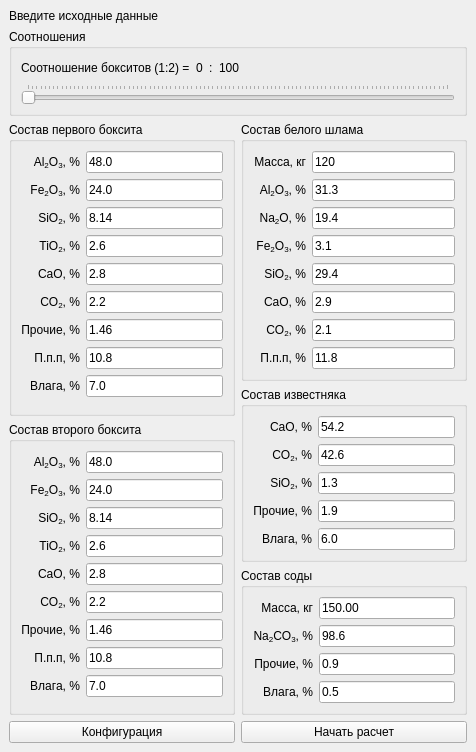
<?xml version="1.0" encoding="UTF-8"?>
<ui version="4.0">
 <class>Bauxtifier</class>
 <widget class="QMainWindow" name="Bauxtifier">
  <property name="windowModality">
   <enum>Qt::ApplicationModal</enum>
  </property>
  <property name="enabled">
   <bool>true</bool>
  </property>
  <property name="geometry">
   <rect>
    <x>0</x>
    <y>0</y>
    <width>476</width>
    <height>748</height>
   </rect>
  </property>
  <property name="sizePolicy">
   <sizepolicy hsizetype="Fixed" vsizetype="Fixed">
    <horstretch>0</horstretch>
    <verstretch>0</verstretch>
   </sizepolicy>
  </property>
  <property name="contextMenuPolicy">
   <enum>Qt::NoContextMenu</enum>
  </property>
  <property name="acceptDrops">
   <bool>false</bool>
  </property>
  <property name="windowTitle">
   <string>Bauxtifier</string>
  </property>
  <property name="animated">
   <bool>true</bool>
  </property>
  <property name="tabShape">
   <enum>QTabWidget::Triangular</enum>
  </property>
  <property name="dockNestingEnabled">
   <bool>false</bool>
  </property>
  <property name="unifiedTitleAndToolBarOnMac">
   <bool>false</bool>
  </property>
  <widget class="QWidget" name="centralwidget">
   <layout class="QVBoxLayout" name="verticalLayout">
    <item>
     <widget class="QLabel" name="label_3">
      <property name="text">
       <string>Введите исходные данные</string>
      </property>
     </widget>
    </item>
    <item>
     <widget class="QGroupBox" name="groupBox">
      <property name="title">
       <string>Соотношения</string>
      </property>
      <layout class="QVBoxLayout" name="verticalLayout_4">
       <item>
        <layout class="QHBoxLayout" name="horizontalLayout_3">
         <item>
          <widget class="QLabel" name="label_2">
           <property name="text">
            <string>Соотношение бокситов (1:2) =</string>
           </property>
           <property name="wordWrap">
            <bool>false</bool>
           </property>
          </widget>
         </item>
         <item>
          <widget class="QLabel" name="label">
           <property name="text">
            <string>0</string>
           </property>
          </widget>
         </item>
         <item>
          <widget class="QLabel" name="label_5">
           <property name="text">
            <string>:</string>
           </property>
          </widget>
         </item>
         <item>
          <widget class="QLabel" name="label_4">
           <property name="text">
            <string>100</string>
           </property>
          </widget>
         </item>
         <item>
          <spacer name="horizontalSpacer">
           <property name="orientation">
            <enum>Qt::Horizontal</enum>
           </property>
           <property name="sizeHint" stdset="0">
            <size>
             <width>40</width>
             <height>20</height>
            </size>
           </property>
          </spacer>
         </item>
        </layout>
       </item>
       <item>
        <widget class="QSlider" name="horizontalSlider">
         <property name="maximum">
          <number>100</number>
         </property>
         <property name="orientation">
          <enum>Qt::Horizontal</enum>
         </property>
         <property name="invertedAppearance">
          <bool>false</bool>
         </property>
         <property name="invertedControls">
          <bool>false</bool>
         </property>
         <property name="tickPosition">
          <enum>QSlider::TicksAbove</enum>
         </property>
        </widget>
       </item>
      </layout>
     </widget>
    </item>
    <item>
     <layout class="QHBoxLayout" name="horizontalLayout">
      <item>
       <layout class="QVBoxLayout" name="verticalLayout_3">
        <item>
         <widget class="QGroupBox" name="groupBox_9">
          <property name="title">
           <string>Состав первого боксита</string>
          </property>
          <layout class="QGridLayout" name="gridLayout_7">
           <item row="7" column="1">
            <widget class="QLineEdit" name="other_elements_in_bauxite1">
             <property name="text">
              <string>1.46</string>
             </property>
            </widget>
           </item>
           <item row="2" column="1">
            <widget class="QLineEdit" name="fe2o3_in_bauxite1">
             <property name="text">
              <string>24.0</string>
             </property>
            </widget>
           </item>
           <item row="4" column="1">
            <widget class="QLineEdit" name="tio2_in_bauxite1">
             <property name="text">
              <string>2.6</string>
             </property>
            </widget>
           </item>
           <item row="9" column="1">
            <widget class="QLineEdit" name="moisture_in_bauxite1">
             <property name="text">
              <string>7.0</string>
             </property>
            </widget>
           </item>
           <item row="5" column="2">
            <spacer name="horizontalSpacer_6">
             <property name="orientation">
              <enum>Qt::Horizontal</enum>
             </property>
             <property name="sizeType">
              <enum>QSizePolicy::Preferred</enum>
             </property>
             <property name="sizeHint" stdset="0">
              <size>
               <width>0</width>
               <height>20</height>
              </size>
             </property>
            </spacer>
           </item>
           <item row="1" column="0">
            <widget class="QLabel" name="label_46">
             <property name="text">
              <string>&lt;html&gt;&lt;head/&gt;&lt;body&gt;&lt;p&gt;Al&lt;span style=&quot; vertical-align:sub;&quot;&gt;2&lt;/span&gt;O&lt;span style=&quot; vertical-align:sub;&quot;&gt;3&lt;/span&gt;, %&lt;/p&gt;&lt;/body&gt;&lt;/html&gt;</string>
             </property>
             <property name="alignment">
              <set>Qt::AlignRight|Qt::AlignTrailing|Qt::AlignVCenter</set>
             </property>
            </widget>
           </item>
           <item row="6" column="1">
            <widget class="QLineEdit" name="co2_in_bauxite1">
             <property name="text">
              <string>2.2</string>
             </property>
            </widget>
           </item>
           <item row="4" column="0">
            <widget class="QLabel" name="label_48">
             <property name="text">
              <string>&lt;html&gt;&lt;head/&gt;&lt;body&gt;&lt;p&gt;TiO&lt;span style=&quot; vertical-align:sub;&quot;&gt;2&lt;/span&gt;, %&lt;/p&gt;&lt;/body&gt;&lt;/html&gt;</string>
             </property>
             <property name="alignment">
              <set>Qt::AlignRight|Qt::AlignTrailing|Qt::AlignVCenter</set>
             </property>
            </widget>
           </item>
           <item row="2" column="0">
            <widget class="QLabel" name="label_47">
             <property name="text">
              <string>&lt;html&gt;&lt;head/&gt;&lt;body&gt;&lt;p&gt;Fe&lt;span style=&quot; vertical-align:sub;&quot;&gt;2&lt;/span&gt;O&lt;span style=&quot; vertical-align:sub;&quot;&gt;3&lt;/span&gt;, %&lt;/p&gt;&lt;/body&gt;&lt;/html&gt;</string>
             </property>
             <property name="alignment">
              <set>Qt::AlignRight|Qt::AlignTrailing|Qt::AlignVCenter</set>
             </property>
            </widget>
           </item>
           <item row="5" column="0">
            <widget class="QLabel" name="label_49">
             <property name="text">
              <string>&lt;html&gt;&lt;head/&gt;&lt;body&gt;&lt;p&gt;CaO, %&lt;/p&gt;&lt;/body&gt;&lt;/html&gt;</string>
             </property>
             <property name="alignment">
              <set>Qt::AlignRight|Qt::AlignTrailing|Qt::AlignVCenter</set>
             </property>
            </widget>
           </item>
           <item row="10" column="1">
            <spacer name="verticalSpacer_6">
             <property name="orientation">
              <enum>Qt::Vertical</enum>
             </property>
             <property name="sizeHint" stdset="0">
              <size>
               <width>20</width>
               <height>0</height>
              </size>
             </property>
            </spacer>
           </item>
           <item row="1" column="1">
            <widget class="QLineEdit" name="al2o3_in_bauxite1">
             <property name="text">
              <string>48.0</string>
             </property>
            </widget>
           </item>
           <item row="6" column="0">
            <widget class="QLabel" name="label_50">
             <property name="text">
              <string>&lt;html&gt;&lt;head/&gt;&lt;body&gt;&lt;p&gt;CO&lt;span style=&quot; vertical-align:sub;&quot;&gt;2&lt;/span&gt;, %&lt;/p&gt;&lt;/body&gt;&lt;/html&gt;</string>
             </property>
             <property name="alignment">
              <set>Qt::AlignRight|Qt::AlignTrailing|Qt::AlignVCenter</set>
             </property>
            </widget>
           </item>
           <item row="8" column="0">
            <widget class="QLabel" name="label_52">
             <property name="text">
              <string>П.п.п, %</string>
             </property>
             <property name="alignment">
              <set>Qt::AlignRight|Qt::AlignTrailing|Qt::AlignVCenter</set>
             </property>
            </widget>
           </item>
           <item row="7" column="0">
            <widget class="QLabel" name="label_51">
             <property name="text">
              <string>Прочие, %</string>
             </property>
             <property name="alignment">
              <set>Qt::AlignRight|Qt::AlignTrailing|Qt::AlignVCenter</set>
             </property>
            </widget>
           </item>
           <item row="3" column="1">
            <widget class="QLineEdit" name="sio2_in_bauxite1">
             <property name="text">
              <string>8.14</string>
             </property>
            </widget>
           </item>
           <item row="9" column="0">
            <widget class="QLabel" name="label_53">
             <property name="text">
              <string>Влага, %</string>
             </property>
             <property name="alignment">
              <set>Qt::AlignRight|Qt::AlignTrailing|Qt::AlignVCenter</set>
             </property>
            </widget>
           </item>
           <item row="5" column="1">
            <widget class="QLineEdit" name="cao_in_bauxite1">
             <property name="text">
              <string>2.8</string>
             </property>
            </widget>
           </item>
           <item row="3" column="0">
            <widget class="QLabel" name="label_37">
             <property name="text">
              <string>&lt;html&gt;&lt;head/&gt;&lt;body&gt;&lt;p&gt;SiO&lt;span style=&quot; vertical-align:sub;&quot;&gt;2&lt;/span&gt;, %&lt;/p&gt;&lt;/body&gt;&lt;/html&gt;</string>
             </property>
             <property name="alignment">
              <set>Qt::AlignRight|Qt::AlignTrailing|Qt::AlignVCenter</set>
             </property>
            </widget>
           </item>
           <item row="8" column="1">
            <widget class="QLineEdit" name="trace_elements_in_bauxite1">
             <property name="text">
              <string>10.8</string>
             </property>
            </widget>
           </item>
          </layout>
         </widget>
        </item>
        <item>
         <widget class="QGroupBox" name="groupBox_15">
          <property name="title">
           <string>Состав второго боксита</string>
          </property>
          <layout class="QGridLayout" name="gridLayout_14">
           <item row="9" column="1">
            <spacer name="verticalSpacer_13">
             <property name="orientation">
              <enum>Qt::Vertical</enum>
             </property>
             <property name="sizeHint" stdset="0">
              <size>
               <width>20</width>
               <height>0</height>
              </size>
             </property>
            </spacer>
           </item>
           <item row="2" column="1">
            <widget class="QLineEdit" name="sio2_in_bauxite2_2">
             <property name="text">
              <string>8.14</string>
             </property>
            </widget>
           </item>
           <item row="4" column="1">
            <widget class="QLineEdit" name="cao_in_bauxite2_2">
             <property name="text">
              <string>2.8</string>
             </property>
            </widget>
           </item>
           <item row="1" column="1">
            <widget class="QLineEdit" name="fe2o3_in_bauxite2_2">
             <property name="text">
              <string>24.0</string>
             </property>
            </widget>
           </item>
           <item row="0" column="0">
            <widget class="QLabel" name="label_75">
             <property name="text">
              <string>&lt;html&gt;&lt;head/&gt;&lt;body&gt;&lt;p&gt;Al&lt;span style=&quot; vertical-align:sub;&quot;&gt;2&lt;/span&gt;O&lt;span style=&quot; vertical-align:sub;&quot;&gt;3&lt;/span&gt;, %&lt;/p&gt;&lt;/body&gt;&lt;/html&gt;</string>
             </property>
             <property name="alignment">
              <set>Qt::AlignRight|Qt::AlignTrailing|Qt::AlignVCenter</set>
             </property>
            </widget>
           </item>
           <item row="2" column="0">
            <widget class="QLabel" name="label_39">
             <property name="text">
              <string>&lt;html&gt;&lt;head/&gt;&lt;body&gt;&lt;p&gt;SiO&lt;span style=&quot; vertical-align:sub;&quot;&gt;2&lt;/span&gt;, %&lt;/p&gt;&lt;/body&gt;&lt;/html&gt;</string>
             </property>
             <property name="alignment">
              <set>Qt::AlignRight|Qt::AlignTrailing|Qt::AlignVCenter</set>
             </property>
            </widget>
           </item>
           <item row="5" column="1">
            <widget class="QLineEdit" name="co2_in_bauxite2_2">
             <property name="text">
              <string>2.2</string>
             </property>
            </widget>
           </item>
           <item row="8" column="0">
            <widget class="QLabel" name="label_82">
             <property name="text">
              <string>Влага, %</string>
             </property>
             <property name="alignment">
              <set>Qt::AlignRight|Qt::AlignTrailing|Qt::AlignVCenter</set>
             </property>
            </widget>
           </item>
           <item row="0" column="1">
            <widget class="QLineEdit" name="al2o3_in_bauxite2_2">
             <property name="text">
              <string>48.0</string>
             </property>
            </widget>
           </item>
           <item row="4" column="2">
            <spacer name="horizontalSpacer_13">
             <property name="orientation">
              <enum>Qt::Horizontal</enum>
             </property>
             <property name="sizeType">
              <enum>QSizePolicy::Preferred</enum>
             </property>
             <property name="sizeHint" stdset="0">
              <size>
               <width>0</width>
               <height>20</height>
              </size>
             </property>
            </spacer>
           </item>
           <item row="1" column="0">
            <widget class="QLabel" name="label_76">
             <property name="text">
              <string>&lt;html&gt;&lt;head/&gt;&lt;body&gt;&lt;p&gt;Fe&lt;span style=&quot; vertical-align:sub;&quot;&gt;2&lt;/span&gt;O&lt;span style=&quot; vertical-align:sub;&quot;&gt;3&lt;/span&gt;, %&lt;/p&gt;&lt;/body&gt;&lt;/html&gt;</string>
             </property>
             <property name="alignment">
              <set>Qt::AlignRight|Qt::AlignTrailing|Qt::AlignVCenter</set>
             </property>
            </widget>
           </item>
           <item row="7" column="0">
            <widget class="QLabel" name="label_81">
             <property name="text">
              <string>П.п.п, %</string>
             </property>
             <property name="alignment">
              <set>Qt::AlignRight|Qt::AlignTrailing|Qt::AlignVCenter</set>
             </property>
            </widget>
           </item>
           <item row="8" column="1">
            <widget class="QLineEdit" name="moisture_in_bauxite2_2">
             <property name="text">
              <string>7.0</string>
             </property>
            </widget>
           </item>
           <item row="3" column="0">
            <widget class="QLabel" name="label_77">
             <property name="text">
              <string>&lt;html&gt;&lt;head/&gt;&lt;body&gt;&lt;p&gt;TiO&lt;span style=&quot; vertical-align:sub;&quot;&gt;2&lt;/span&gt;, %&lt;/p&gt;&lt;/body&gt;&lt;/html&gt;</string>
             </property>
             <property name="alignment">
              <set>Qt::AlignRight|Qt::AlignTrailing|Qt::AlignVCenter</set>
             </property>
            </widget>
           </item>
           <item row="7" column="1">
            <widget class="QLineEdit" name="trace_elements_in_bauxite2_2">
             <property name="text">
              <string>10.8</string>
             </property>
            </widget>
           </item>
           <item row="5" column="0">
            <widget class="QLabel" name="label_79">
             <property name="text">
              <string>&lt;html&gt;&lt;head/&gt;&lt;body&gt;&lt;p&gt;CO&lt;span style=&quot; vertical-align:sub;&quot;&gt;2&lt;/span&gt;, %&lt;/p&gt;&lt;/body&gt;&lt;/html&gt;</string>
             </property>
             <property name="alignment">
              <set>Qt::AlignRight|Qt::AlignTrailing|Qt::AlignVCenter</set>
             </property>
            </widget>
           </item>
           <item row="3" column="1">
            <widget class="QLineEdit" name="tio2_in_bauxite2_2">
             <property name="text">
              <string>2.6</string>
             </property>
            </widget>
           </item>
           <item row="4" column="0">
            <widget class="QLabel" name="label_78">
             <property name="text">
              <string>&lt;html&gt;&lt;head/&gt;&lt;body&gt;&lt;p&gt;CaO, %&lt;/p&gt;&lt;/body&gt;&lt;/html&gt;</string>
             </property>
             <property name="alignment">
              <set>Qt::AlignRight|Qt::AlignTrailing|Qt::AlignVCenter</set>
             </property>
            </widget>
           </item>
           <item row="6" column="1">
            <widget class="QLineEdit" name="other_elements_in_bauxite2_2">
             <property name="text">
              <string>1.46</string>
             </property>
            </widget>
           </item>
           <item row="6" column="0">
            <widget class="QLabel" name="label_80">
             <property name="text">
              <string>Прочие, %</string>
             </property>
             <property name="alignment">
              <set>Qt::AlignRight|Qt::AlignTrailing|Qt::AlignVCenter</set>
             </property>
            </widget>
           </item>
          </layout>
         </widget>
        </item>
       </layout>
      </item>
      <item>
       <layout class="QVBoxLayout" name="verticalLayout_2">
        <item>
         <widget class="QGroupBox" name="groupBox_11">
          <property name="title">
           <string>Состав белого шлама</string>
          </property>
          <layout class="QGridLayout" name="gridLayout_9">
           <item row="8" column="2">
            <spacer name="horizontalSpacer_8">
             <property name="orientation">
              <enum>Qt::Horizontal</enum>
             </property>
             <property name="sizeType">
              <enum>QSizePolicy::Preferred</enum>
             </property>
             <property name="sizeHint" stdset="0">
              <size>
               <width>0</width>
               <height>20</height>
              </size>
             </property>
            </spacer>
           </item>
           <item row="9" column="1">
            <widget class="QLineEdit" name="co2_in_white_sludge1">
             <property name="text">
              <string>2.1</string>
             </property>
            </widget>
           </item>
           <item row="3" column="1">
            <widget class="QLineEdit" name="na2o_in_white_sludge1">
             <property name="text">
              <string>19.4</string>
             </property>
            </widget>
           </item>
           <item row="8" column="0">
            <widget class="QLabel" name="label_15">
             <property name="text">
              <string>&lt;html&gt;&lt;head/&gt;&lt;body&gt;&lt;p&gt;CaO, %&lt;/p&gt;&lt;/body&gt;&lt;/html&gt;</string>
             </property>
             <property name="alignment">
              <set>Qt::AlignRight|Qt::AlignTrailing|Qt::AlignVCenter</set>
             </property>
            </widget>
           </item>
           <item row="10" column="0">
            <widget class="QLabel" name="label_19">
             <property name="text">
              <string>П.п.п, %</string>
             </property>
             <property name="alignment">
              <set>Qt::AlignRight|Qt::AlignTrailing|Qt::AlignVCenter</set>
             </property>
            </widget>
           </item>
           <item row="6" column="1">
            <widget class="QLineEdit" name="sio2_in_white_sludge1">
             <property name="text">
              <string>29.4</string>
             </property>
            </widget>
           </item>
           <item row="9" column="0">
            <widget class="QLabel" name="label_20">
             <property name="text">
              <string>&lt;html&gt;&lt;head/&gt;&lt;body&gt;&lt;p&gt;CO&lt;span style=&quot; vertical-align:sub;&quot;&gt;2&lt;/span&gt;, %&lt;/p&gt;&lt;/body&gt;&lt;/html&gt;</string>
             </property>
             <property name="alignment">
              <set>Qt::AlignRight|Qt::AlignTrailing|Qt::AlignVCenter</set>
             </property>
            </widget>
           </item>
           <item row="10" column="1">
            <widget class="QLineEdit" name="trace_elements_in_white_sludge1">
             <property name="text">
              <string>11.8</string>
             </property>
            </widget>
           </item>
           <item row="2" column="0">
            <widget class="QLabel" name="label_24">
             <property name="text">
              <string>&lt;html&gt;&lt;head/&gt;&lt;body&gt;&lt;p&gt;Al&lt;span style=&quot; vertical-align:sub;&quot;&gt;2&lt;/span&gt;O&lt;span style=&quot; vertical-align:sub;&quot;&gt;3&lt;/span&gt;, %&lt;/p&gt;&lt;/body&gt;&lt;/html&gt;</string>
             </property>
             <property name="alignment">
              <set>Qt::AlignRight|Qt::AlignTrailing|Qt::AlignVCenter</set>
             </property>
            </widget>
           </item>
           <item row="6" column="0">
            <widget class="QLabel" name="label_25">
             <property name="text">
              <string>&lt;html&gt;&lt;head/&gt;&lt;body&gt;&lt;p&gt;SiO&lt;span style=&quot; vertical-align:sub;&quot;&gt;2&lt;/span&gt;, %&lt;/p&gt;&lt;/body&gt;&lt;/html&gt;</string>
             </property>
             <property name="alignment">
              <set>Qt::AlignRight|Qt::AlignTrailing|Qt::AlignVCenter</set>
             </property>
            </widget>
           </item>
           <item row="2" column="1">
            <widget class="QLineEdit" name="al2o3_in_white_sludge1">
             <property name="text">
              <string>31.3</string>
             </property>
            </widget>
           </item>
           <item row="12" column="1">
            <spacer name="verticalSpacer_8">
             <property name="orientation">
              <enum>Qt::Vertical</enum>
             </property>
             <property name="sizeHint" stdset="0">
              <size>
               <width>20</width>
               <height>0</height>
              </size>
             </property>
            </spacer>
           </item>
           <item row="3" column="0">
            <widget class="QLabel" name="label_26">
             <property name="text">
              <string>&lt;html&gt;&lt;head/&gt;&lt;body&gt;&lt;p&gt;Na&lt;span style=&quot; vertical-align:sub;&quot;&gt;2&lt;/span&gt;O, %&lt;/p&gt;&lt;/body&gt;&lt;/html&gt;</string>
             </property>
             <property name="alignment">
              <set>Qt::AlignRight|Qt::AlignTrailing|Qt::AlignVCenter</set>
             </property>
            </widget>
           </item>
           <item row="0" column="0">
            <widget class="QLabel" name="label_57">
             <property name="text">
              <string>Масса, кг</string>
             </property>
             <property name="alignment">
              <set>Qt::AlignRight|Qt::AlignTrailing|Qt::AlignVCenter</set>
             </property>
            </widget>
           </item>
           <item row="5" column="1">
            <widget class="QLineEdit" name="fe2o3_in_white_sludge1">
             <property name="text">
              <string>3.1</string>
             </property>
            </widget>
           </item>
           <item row="5" column="0">
            <widget class="QLabel" name="label_27">
             <property name="text">
              <string>&lt;html&gt;&lt;head/&gt;&lt;body&gt;&lt;p&gt;Fe&lt;span style=&quot; vertical-align:sub;&quot;&gt;2&lt;/span&gt;O&lt;span style=&quot; vertical-align:sub;&quot;&gt;3&lt;/span&gt;, %&lt;/p&gt;&lt;/body&gt;&lt;/html&gt;</string>
             </property>
             <property name="alignment">
              <set>Qt::AlignRight|Qt::AlignTrailing|Qt::AlignVCenter</set>
             </property>
            </widget>
           </item>
           <item row="8" column="1">
            <widget class="QLineEdit" name="cao_in_white_sludge1">
             <property name="text">
              <string>2.9</string>
             </property>
            </widget>
           </item>
           <item row="0" column="1">
            <widget class="QLineEdit" name="white_sludge_mass1">
             <property name="text">
              <string>120</string>
             </property>
            </widget>
           </item>
          </layout>
         </widget>
        </item>
        <item>
         <widget class="QGroupBox" name="groupBox_12">
          <property name="title">
           <string>Состав известняка</string>
          </property>
          <layout class="QGridLayout" name="gridLayout_10">
           <item row="3" column="1">
            <widget class="QLineEdit" name="limestone_sio2_1">
             <property name="text">
              <string>1.3</string>
             </property>
            </widget>
           </item>
           <item row="6" column="0">
            <widget class="QLabel" name="label_58">
             <property name="text">
              <string>Влага, %</string>
             </property>
             <property name="alignment">
              <set>Qt::AlignRight|Qt::AlignTrailing|Qt::AlignVCenter</set>
             </property>
            </widget>
           </item>
           <item row="5" column="0">
            <widget class="QLabel" name="label_59">
             <property name="text">
              <string>Прочие, %</string>
             </property>
             <property name="alignment">
              <set>Qt::AlignRight|Qt::AlignTrailing|Qt::AlignVCenter</set>
             </property>
            </widget>
           </item>
           <item row="1" column="0">
            <widget class="QLabel" name="label_60">
             <property name="text">
              <string>&lt;html&gt;&lt;head/&gt;&lt;body&gt;&lt;p&gt;CaO, %&lt;/p&gt;&lt;/body&gt;&lt;/html&gt;</string>
             </property>
             <property name="alignment">
              <set>Qt::AlignRight|Qt::AlignTrailing|Qt::AlignVCenter</set>
             </property>
            </widget>
           </item>
           <item row="3" column="0">
            <widget class="QLabel" name="label_61">
             <property name="text">
              <string>&lt;html&gt;&lt;head/&gt;&lt;body&gt;&lt;p&gt;SiO&lt;span style=&quot; vertical-align:sub;&quot;&gt;2&lt;/span&gt;, %&lt;/p&gt;&lt;/body&gt;&lt;/html&gt;</string>
             </property>
             <property name="alignment">
              <set>Qt::AlignRight|Qt::AlignTrailing|Qt::AlignVCenter</set>
             </property>
            </widget>
           </item>
           <item row="8" column="1">
            <spacer name="verticalSpacer_9">
             <property name="orientation">
              <enum>Qt::Vertical</enum>
             </property>
             <property name="sizeHint" stdset="0">
              <size>
               <width>20</width>
               <height>0</height>
              </size>
             </property>
            </spacer>
           </item>
           <item row="2" column="0">
            <widget class="QLabel" name="label_30">
             <property name="text">
              <string>&lt;html&gt;&lt;head/&gt;&lt;body&gt;&lt;p&gt;CO&lt;span style=&quot; vertical-align:sub;&quot;&gt;2&lt;/span&gt;, %&lt;/p&gt;&lt;/body&gt;&lt;/html&gt;</string>
             </property>
             <property name="alignment">
              <set>Qt::AlignRight|Qt::AlignTrailing|Qt::AlignVCenter</set>
             </property>
            </widget>
           </item>
           <item row="2" column="1">
            <widget class="QLineEdit" name="limestone_co2_1">
             <property name="text">
              <string>42.6</string>
             </property>
            </widget>
           </item>
           <item row="5" column="1">
            <widget class="QLineEdit" name="limestone_other_elements1">
             <property name="text">
              <string>1.9</string>
             </property>
            </widget>
           </item>
           <item row="6" column="1">
            <widget class="QLineEdit" name="limestone_moisture1">
             <property name="text">
              <string>6.0</string>
             </property>
            </widget>
           </item>
           <item row="1" column="2">
            <spacer name="horizontalSpacer_9">
             <property name="orientation">
              <enum>Qt::Horizontal</enum>
             </property>
             <property name="sizeType">
              <enum>QSizePolicy::Preferred</enum>
             </property>
             <property name="sizeHint" stdset="0">
              <size>
               <width>0</width>
               <height>20</height>
              </size>
             </property>
            </spacer>
           </item>
           <item row="1" column="1">
            <widget class="QLineEdit" name="limestone_cao1">
             <property name="text">
              <string>54.2</string>
             </property>
            </widget>
           </item>
          </layout>
         </widget>
        </item>
        <item>
         <widget class="QGroupBox" name="groupBox_10">
          <property name="title">
           <string>Состав соды</string>
          </property>
          <layout class="QGridLayout" name="gridLayout_8">
           <item row="2" column="2">
            <spacer name="horizontalSpacer_7">
             <property name="orientation">
              <enum>Qt::Horizontal</enum>
             </property>
             <property name="sizeType">
              <enum>QSizePolicy::Preferred</enum>
             </property>
             <property name="sizeHint" stdset="0">
              <size>
               <width>0</width>
               <height>20</height>
              </size>
             </property>
            </spacer>
           </item>
           <item row="4" column="0">
            <widget class="QLabel" name="label_54">
             <property name="text">
              <string>Влага, %</string>
             </property>
             <property name="alignment">
              <set>Qt::AlignRight|Qt::AlignTrailing|Qt::AlignVCenter</set>
             </property>
            </widget>
           </item>
           <item row="0" column="1">
            <widget class="QLineEdit" name="soda_mass1">
             <property name="text">
              <string>150.00</string>
             </property>
            </widget>
           </item>
           <item row="4" column="1">
            <widget class="QLineEdit" name="soda_moisture1">
             <property name="text">
              <string>0.5</string>
             </property>
            </widget>
           </item>
           <item row="5" column="1">
            <spacer name="verticalSpacer_7">
             <property name="orientation">
              <enum>Qt::Vertical</enum>
             </property>
             <property name="sizeHint" stdset="0">
              <size>
               <width>20</width>
               <height>0</height>
              </size>
             </property>
            </spacer>
           </item>
           <item row="1" column="0">
            <widget class="QLabel" name="label_29">
             <property name="text">
              <string>&lt;html&gt;&lt;head/&gt;&lt;body&gt;&lt;p&gt;Na&lt;span style=&quot; vertical-align:sub;&quot;&gt;2&lt;/span&gt;CO&lt;span style=&quot; vertical-align:sub;&quot;&gt;3&lt;/span&gt;, %&lt;/p&gt;&lt;/body&gt;&lt;/html&gt;</string>
             </property>
             <property name="alignment">
              <set>Qt::AlignRight|Qt::AlignTrailing|Qt::AlignVCenter</set>
             </property>
            </widget>
           </item>
           <item row="1" column="1">
            <widget class="QLineEdit" name="na2co3_in_soda1">
             <property name="text">
              <string>98.6</string>
             </property>
            </widget>
           </item>
           <item row="0" column="0">
            <widget class="QLabel" name="label_55">
             <property name="text">
              <string>&lt;html&gt;&lt;head/&gt;&lt;body&gt;&lt;p&gt;Масса, кг&lt;/p&gt;&lt;/body&gt;&lt;/html&gt;</string>
             </property>
             <property name="alignment">
              <set>Qt::AlignRight|Qt::AlignTrailing|Qt::AlignVCenter</set>
             </property>
            </widget>
           </item>
           <item row="2" column="1">
            <widget class="QLineEdit" name="soda_other_elements1">
             <property name="text">
              <string>0.9</string>
             </property>
            </widget>
           </item>
           <item row="2" column="0">
            <widget class="QLabel" name="label_56">
             <property name="text">
              <string>Прочие, %</string>
             </property>
             <property name="alignment">
              <set>Qt::AlignRight|Qt::AlignTrailing|Qt::AlignVCenter</set>
             </property>
            </widget>
           </item>
          </layout>
         </widget>
        </item>
       </layout>
      </item>
     </layout>
    </item>
    <item>
     <layout class="QHBoxLayout" name="horizontalLayout_2">
      <item>
       <widget class="QPushButton" name="settingButton">
        <property name="text">
         <string>Конфигурация</string>
        </property>
       </widget>
      </item>
      <item>
       <widget class="QPushButton" name="runButton">
        <property name="text">
         <string>Начать расчет</string>
        </property>
       </widget>
      </item>
     </layout>
    </item>
   </layout>
  </widget>
 </widget>
 <resources/>
 <connections>
  <connection>
   <sender>horizontalSlider</sender>
   <signal>valueChanged(int)</signal>
   <receiver>label</receiver>
   <slot>setNum(int)</slot>
   <hints>
    <hint type="sourcelabel">
     <x>173</x>
     <y>77</y>
    </hint>
    <hint type="destinationlabel">
     <x>111</x>
     <y>48</y>
    </hint>
   </hints>
  </connection>
  <connection>
   <sender>horizontalSlider</sender>
   <signal>valueChanged(int)</signal>
   <receiver>label_4</receiver>
   <slot>setNum(int)</slot>
   <hints>
    <hint type="sourcelabel">
     <x>190</x>
     <y>72</y>
    </hint>
    <hint type="destinationlabel">
     <x>135</x>
     <y>42</y>
    </hint>
   </hints>
  </connection>
 </connections>
</ui>
